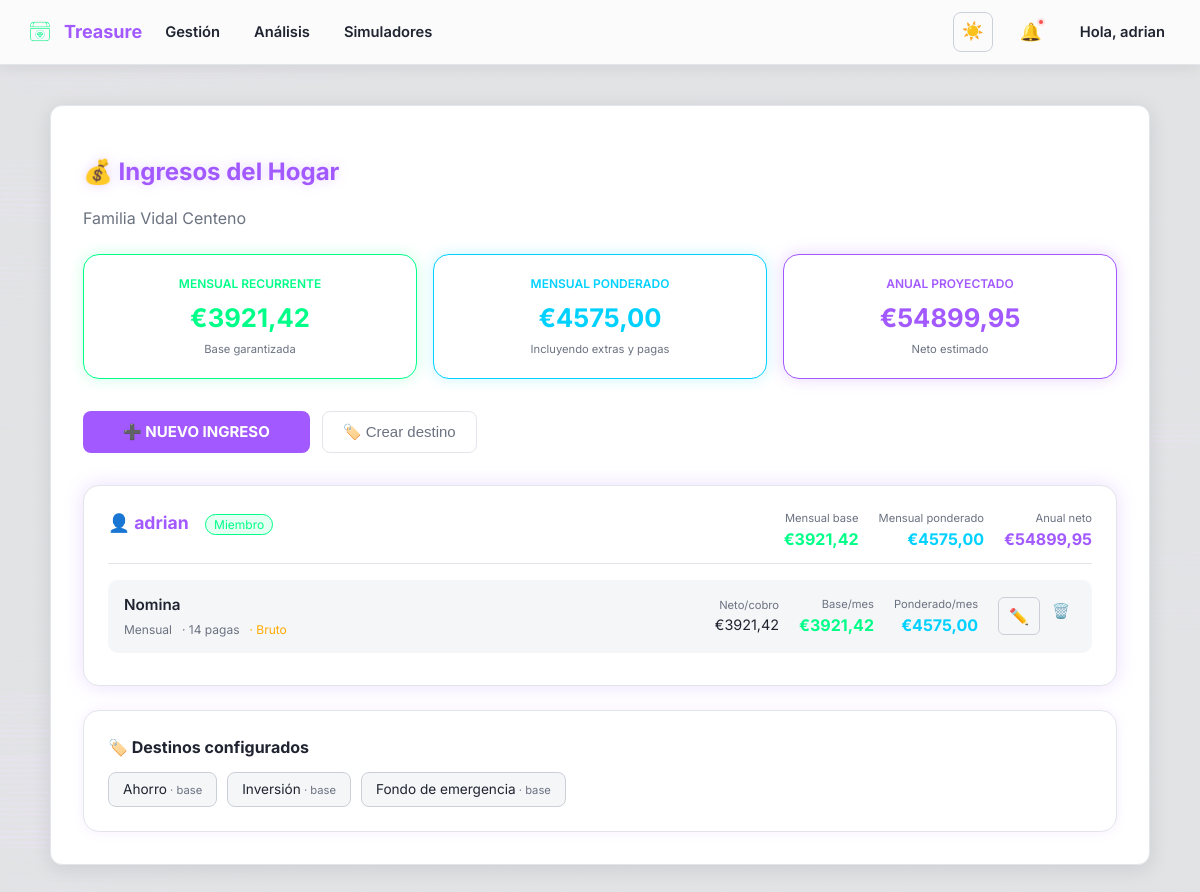
The page /finanzas/ingresos/ (signed in) on the database as committed earlier.
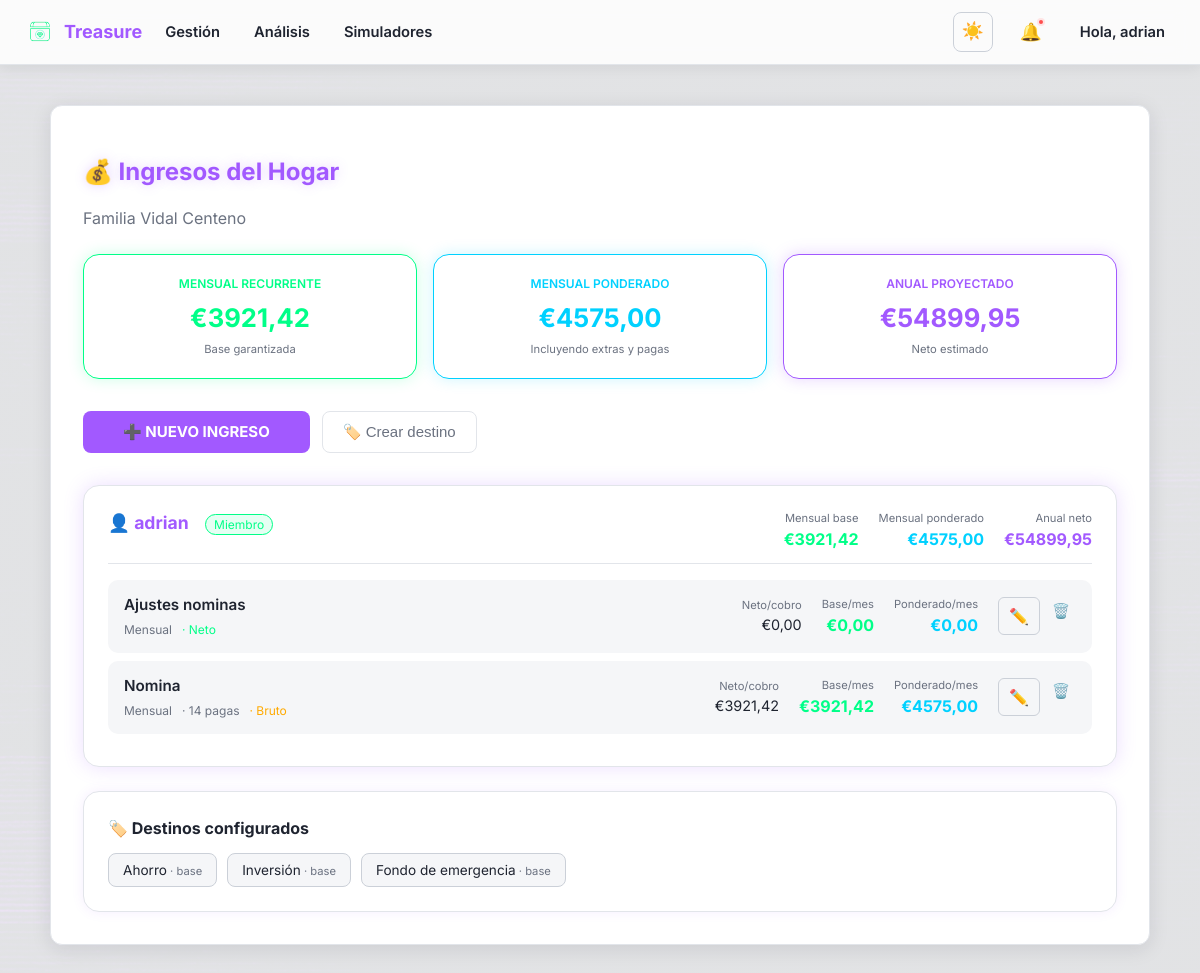
The same page on the database as committed later.
### core/models.py (models this page shows, shortened)
class UserProfile(models.Model):
    ROL_CHOICES = [
        ('admin', 'Administrador'),
        ('miembro', 'Miembro'),
        ('viewer', 'Solo lectura'),
    ]
    user = models.OneToOneField(User, on_delete=models.CASCADE)
    hogar = models.ForeignKey(
        Hogar, on_delete=models.SET_NULL, null=True, blank=True, related_name='miembros'
    )
    rol = models.CharField(max_length=20, choices=ROL_CHOICES, default='miembro')
    idioma = models.CharField(
        max_length=10, choices=[('es', 'Español'), ('en', 'Inglés')], default='es'
    )
    moneda = models.CharField(
        max_length=5,
        choices=[('EUR', '€ Euro'), ('USD', '$ Dólar'), ('BTC', '₿ Bitcoin')],
        default='EUR'
    )
    inflacion_referencia = models.FloatField(default=2.0)
    porcentaje_max_endeudamiento = models.FloatField(default=30.0)
    permitir_apis_externas = models.BooleanField(default=False)
    mostrar_alertas = models.BooleanField(default=True)
    recibir_emails = models.BooleanField(default=False)
    avatar = models.ImageField(upload_to='avatars/', null=True, blank=True)

### finanzas/models.py (models this page shows, shortened)
class FuenteIngreso(models.Model):
    TIPO_CHOICES = [('fijo', 'Fijo'), ('variable', 'Variable estimado')]
    MODO_ENTRADA_CHOICES = [('anual', 'Declaro el total anual'), ('periodo', 'Declaro por periodo')]
    REPARTO_CHOICES = [(12, '12 pagas'), (14, '14 pagas (extras en junio y diciembre)'), (15, '15 pagas')]
    usuario = models.ForeignKey(User, on_delete=models.CASCADE, related_name='fuentes_ingreso')
    hogar = models.ForeignKey('core.Hogar', on_delete=models.CASCADE, related_name='fuentes_ingreso')
    nombre = models.CharField(max_length=150,
        help_text="Ej: Schneider Electric, Guardias hospital, Alquiler piso...")
    tipo = models.CharField(max_length=20, choices=TIPO_CHOICES, default='fijo')
    modo_entrada = models.CharField(max_length=10, choices=MODO_ENTRADA_CHOICES, default='anual')
    importe_declarado = models.DecimalField(max_digits=12, decimal_places=2,
        help_text="Importe tal como lo introduce el usuario (anual o por periodo)")
    es_bruto = models.BooleanField(default=True)
    pais_fiscal = models.CharField(max_length=5, choices=[
        ('ES', 'España'), ('US', 'Estados Unidos'), ('UK', 'Reino Unido'),
        ('FR', 'Francia'), ('DE', 'Alemania'), ('PT', 'Portugal'),
        ('IT', 'Italia'), ('MX', 'México'), ('CO', 'Colombia'), ('AR', 'Argentina'),
    ], default='ES')
    num_pagas = models.IntegerField(default=12, help_text="Reparto del anual en pagas.")
    meses_pagas_extras = models.CharField(max_length=50, blank=True, default='6,12',
        help_text="Meses de pagas extras separados por coma. Ej: 6,12 para junio y diciembre")
    periodicidad = models.CharField(max_length=20, choices=PERIODICIDAD_CHOICES, default='mensual')
    meses_cobro = models.CharField(max_length=50, blank=True, default='',
        help_text="Meses de cobro separados por coma. Ej: 3,6,9,12 para trimestral")
    porcentaje_variabilidad = models.DecimalField(max_digits=5, decimal_places=2,
        default=Decimal('0'), help_text="% de variabilidad. Ej: 40 = +40% sobre la base.")
    incluir_en_mensual = models.BooleanField(default=True,
        help_text="Si False, solo aparece en el ponderado, no en el mensual base.")
    destino = models.ForeignKey(DestinoIngreso, on_delete=models.SET_NULL,
        null=True, blank=True, related_name='fuentes',
        help_text="Destino para ingresos no recurrentes mensuales.")
    activo = models.BooleanField(default=True)
    fecha_creacion = models.DateTimeField(auto_now_add=True)
    class Meta:
        ordering = ['usuario', 'nombre']
    @property
    def importe_anual_bruto(self):
        if self.modo_entrada == 'anual':
            return self.importe_declarado
    @property
    def importe_anual_estimado(self):
        base = self.importe_anual_bruto
        if self.porcentaje_variabilidad > 0:
            return round(base * (Decimal('1') + self.porcentaje_variabilidad / Decimal('100')), 2)
        return base
    @property
    def importe_mensual_base(self):
        if not self.incluir_en_mensual:
            return Decimal('0')
        if self.modo_entrada == 'anual':
            return round(self.importe_declarado / Decimal(str(self.num_pagas)), 2)
        if self.periodicidad == 'mensual':
            return self.importe_declarado
        return Decimal('0')
    @property
    def importe_mensual_ponderado(self):
        return round(self.importe_anual_estimado / Decimal('12'), 2)
    @property
    def es_mensual_recurrente(self):
        if self.modo_entrada == 'anual':
            return True
        return self.periodicidad == 'mensual'
    @property
    def importe_neto_por_cobro(self):
        if self.modo_entrada == 'anual':
            return round(self.importe_declarado / Decimal(str(self.num_pagas)), 2)
        return self.importe_declarado

class DestinoIngreso(models.Model):
    PREDEFINIDOS = ['Ahorro', 'Inversión', 'Fondo de emergencia']
    hogar = models.ForeignKey('core.Hogar', on_delete=models.CASCADE, related_name='destinos_ingreso')
    nombre = models.CharField(max_length=100)
    es_predefinido = models.BooleanField(default=False)
    activo = models.BooleanField(default=True)
    class Meta:
        unique_together = ('hogar', 'nombre')

### finanzas/views_ingresos.py (the view)
# urls.py: path('ingresos/', views_ingresos.listar_ingresos, name='listar_ingresos'),
@login_required
def listar_ingresos(request):
    profile = getattr(request.user, 'userprofile', None)
    if not profile or not profile.hogar:
        messages.error(request, "Necesitas pertenecer a un hogar.")
        return redirect('dashboard')
    hogar = profile.hogar
    for nombre in DestinoIngreso.PREDEFINIDOS:
        DestinoIngreso.objects.get_or_create(
            hogar=hogar, nombre=nombre,
            defaults={'es_predefinido': True}
        )
    miembros = hogar.miembros.select_related('user').all()
    ingresos_por_miembro = []
    total_mensual_hogar = Decimal('0')
    total_ponderado_hogar = Decimal('0')
    total_anual_hogar = Decimal('0')
    for miembro in miembros:
        fuentes = FuenteIngreso.objects.filter(
            usuario=miembro.user, hogar=hogar, activo=True
        ).select_related('destino')
        total_mensual = Decimal('0')
        total_ponderado = Decimal('0')
        total_anual = Decimal('0')
        fuentes_detalle = []
        for f in fuentes:
            bruto_anual = f.importe_anual_bruto
            estimado_anual = f.importe_anual_estimado
            if f.es_bruto and bruto_anual > 0:
                resultado = calcular_neto_anual(bruto_anual, f.pais_fiscal)
                ratio_neto = resultado['neto'] / bruto_anual if bruto_anual > 0 else Decimal('1')
                neto_mensual_base = round(f.importe_mensual_base * ratio_neto, 2)
                neto_mensual_ponderado = round(estimado_anual * ratio_neto / Decimal('12'), 2)
                neto_anual = round(estimado_anual * ratio_neto, 2)
                neto_por_cobro = round(f.importe_neto_por_cobro * ratio_neto, 2)
                tipo_efectivo = resultado['tipo_efectivo']
                irpf = resultado['irpf']
                ss = resultado['ss']
            else:
                neto_mensual_base = f.importe_mensual_base
                neto_mensual_ponderado = f.importe_mensual_ponderado
                neto_anual = estimado_anual
                neto_por_cobro = f.importe_neto_por_cobro
                tipo_efectivo = Decimal('0')
                irpf = Decimal('0')
                ss = Decimal('0')
            fuentes_detalle.append({
                'fuente': f,
                'neto_mensual_base': neto_mensual_base,
                'neto_mensual_ponderado': neto_mensual_ponderado,
                'neto_anual': neto_anual,
                'neto_por_cobro': neto_por_cobro,
                'tipo_efectivo': tipo_efectivo,
                'irpf': irpf,
                'ss': ss,
            })
            if f.es_mensual_recurrente and f.incluir_en_mensual:
                total_mensual += neto_mensual_base
            total_ponderado += neto_mensual_ponderado
            total_anual += neto_anual
        total_mensual_hogar += total_mensual
        total_ponderado_hogar += total_ponderado
        total_anual_hogar += total_anual
        ingresos_por_miembro.append({
            'miembro': miembro,
            'fuentes': fuentes_detalle,
            'total_mensual': total_mensual,
            'total_ponderado': total_ponderado,
            'total_anual': total_anual,
        })
    destinos = DestinoIngreso.objects.filter(hogar=hogar, activo=True)
    return render(request, 'finanzas/ingresos/listar.html', {
        'ingresos_por_miembro': ingresos_por_miembro,
        'total_mensual_hogar': total_mensual_hogar,
        'total_ponderado_hogar': total_ponderado_hogar,
        'total_anual_hogar': total_anual_hogar,
        'destinos': destinos,
        'hogar': hogar,
    })

### finanzas/context_processors.py (called while the page is built)
def resumen_inversiones_context(request):
    if request.user.is_authenticated:
        resumen = ResumenInversionesMensual.objects.filter(
            usuario=request.user
        ).order_by('-registro__anio', '-registro__mes').first()
    else:
        resumen = None
    return {
        'resumen_inversiones': resumen
    }

### finanzas/fiscal.py (called while the page is built)
def _resolver_año(año):
    return año or datetime.date.today().year

def _obtener_tramos(pais, año):
    tramos = TablaIRPF.objects.filter(pais=pais, año=año).order_by('tramo_desde')
    if tramos.exists():
        return tramos
    ultimo = TablaIRPF.objects.filter(pais=pais).order_by('-año').first()
    if ultimo:
        return TablaIRPF.objects.filter(pais=pais, año=ultimo.año).order_by('tramo_desde')
    return TablaIRPF.objects.none()

def _obtener_cotizaciones(pais, año):
    cotizaciones = CotizacionSS.objects.filter(pais=pais, año=año)
    if cotizaciones.exists():
        return cotizaciones
    ultimo = CotizacionSS.objects.filter(pais=pais).order_by('-año').first()
    if ultimo:
        return CotizacionSS.objects.filter(pais=pais, año=ultimo.año)
    return CotizacionSS.objects.none()

### templates/finanzas/ingresos/listar.html (shortened to what the changed rows need)
{% extends "base.html" %}
{% block body_class %}dashboard-background{% endblock %}
{% block content %}
<div class="dashboard-container">
    <h1 style="color: var(--primary-color); text-shadow: 0 0 12px var(--glow); margin-bottom: 8px;">💰 Ingresos del Hogar</h1>
    {% for grupo in ingresos_por_miembro %}
    <div style="background: var(--surface); border: 1px solid var(--border); border-radius: 16px; padding: 24px; box-shadow: 0 0 20px rgba(162, 89, 255, 0.2); margin-bottom: 24px;">
        <div style="display: flex; justify-content: space-between; align-items: flex-start; margin-bottom: 16px; padding-bottom: 12px; border-bottom: 1px solid var(--border); flex-wrap: wrap; gap: 12px;">
            <div>
                <span style="font-size: 1.1rem; font-weight: 700; color: var(--primary-color);">👤 {{ grupo.miembro.user.first_name|default:grupo.miembro.user.username }}</span>
                <span style="margin-left: 12px; font-size: 0.75rem; padding: 2px 8px; border-radius: 20px; background: rgba(0,255,136,0.1); color: #00ff88; border: 1px solid #00ff88;">{{ grupo.miembro.get_rol_display }}</span>
            </div>
            <div style="display: flex; gap: 20px; text-align: right;">
                <div>
                    <div style="font-size: 0.7rem; color: var(--muted);">Mensual base</div>
                    <div style="font-size: 1rem; font-weight: 700; color: #00ff88;">€{{ grupo.total_mensual|floatformat:2 }}</div>
                </div>
                <div>
                    <div style="font-size: 0.7rem; color: var(--muted);">Mensual ponderado</div>
                    <div style="font-size: 1rem; font-weight: 700; color: #00d1ff;">€{{ grupo.total_ponderado|floatformat:2 }}</div>
                </div>
                <div>
                    <div style="font-size: 0.7rem; color: var(--muted);">Anual neto</div>
                    <div style="font-size: 1rem; font-weight: 700; color: var(--primary-color);">€{{ grupo.total_anual|floatformat:2 }}</div>
                </div>
            </div>
        </div>
        {% for item in grupo.fuentes %}
        <div style="display: flex; justify-content: space-between; align-items: center; padding: 14px 16px; background: var(--app-bg); border-radius: 10px; margin-bottom: 8px; gap: 12px; flex-wrap: wrap;">
            <div style="flex: 1; min-width: 180px;">
                <div style="display: flex; align-items: center; gap: 8px; flex-wrap: wrap;">
                    <span style="font-size: 0.95rem; color: var(--text-color); font-weight: 600;">{{ item.fuente.nombre }}</span>
                </div>
                <div style="font-size: 0.75rem; color: var(--muted); margin-top: 4px; display: flex; gap: 10px; flex-wrap: wrap;">
                    <span>{{ item.fuente.get_periodicidad_display }}</span>
                    {% if item.fuente.num_pagas != 12 %}<span>· {{ item.fuente.num_pagas }} pagas</span>{% endif %}
                    {% if item.fuente.es_bruto %}<span style="color: #ffaa00;">· Bruto</span>{% else %}<span style="color: #00ff88;">· Neto</span>{% endif %}
                </div>
            </div>
            <div style="display: flex; gap: 20px; text-align: right; align-items: center; flex-wrap: wrap;">
                <div>
                    <div style="font-size: 0.7rem; color: var(--muted);">{% if item.fuente.es_mensual_recurrente %}Neto/cobro{% else %}Neto por pago{% endif %}</div>
                    <div style="font-size: 0.9rem; color: var(--text-color);">€{{ item.neto_por_cobro|floatformat:2 }}</div>
                </div>
                {% if item.fuente.es_mensual_recurrente %}
                <div>
                    <div style="font-size: 0.7rem; color: var(--muted);">Base/mes</div>
                    <div style="font-size: 1rem; font-weight: 700; color: #00ff88;">€{{ item.neto_mensual_base|floatformat:2 }}</div>
                </div>
                {% else %}
                <div>
                    <div style="font-size: 0.7rem; color: var(--muted);">Neto anual</div>
                    <div style="font-size: 1rem; font-weight: 700; color: #00ff88;">€{{ item.neto_anual|floatformat:2 }}</div>
                </div>
                {% endif %}
                <div>
                    <div style="font-size: 0.7rem; color: var(--muted);">Ponderado/mes</div>
                    <div style="font-size: 1rem; font-weight: 700; color: #00d1ff;">€{{ item.neto_mensual_ponderado|floatformat:2 }}</div>
                </div>
                <div style="display: flex; gap: 6px;">
                    <a href="{% url 'finanzas:editar_ingreso' item.fuente.id %}" style="color: var(--muted); text-decoration: none; padding: 6px 10px; border: 1px solid var(--border-strong); border-radius: 6px;" title="Editar">✏️</a>
                    <form method="post" action="{% url 'finanzas:eliminar_ingreso' item.fuente.id %}" style="margin: 0;">
                        <button type="submit" class="btn-inline-danger" title="Eliminar" onclick="return confirm('¿Eliminar {{ item.fuente.nombre }}?')">🗑️</button>
                    </form>
                </div>
            </div>
        </div>
        {% empty %}
        <div style="color: var(--muted); font-style: italic; padding: 12px;">Sin ingresos registrados. <a href="{% url 'finanzas:crear_ingreso' %}" style="color: var(--primary-color);">Añadir ingreso</a></div>
        {% endfor %}
    </div>
    {% endfor %}
    <div style="background: var(--surface); border: 1px solid var(--border); border-radius: 16px; padding: 24px; box-shadow: 0 0 12px rgba(162, 89, 255, 0.1);">
        <h2 style="color: var(--text-color); font-size: 1rem; margin-top: 0;">🏷️ Destinos configurados</h2>
        <div style="display: flex; flex-wrap: wrap; gap: 10px;">
            {% for destino in destinos %}
            <div style="background: var(--app-bg); border: 1px solid var(--border-strong); border-radius: 8px; padding: 6px 14px; font-size: 0.85rem; color: var(--text-color);">
                {{ destino.nombre }}{% if destino.es_predefinido %}<span style="color: var(--muted); font-size: 0.7rem;"> · base</span>{% endif %}
            </div>
            {% endfor %}
        </div>
    </div>
</div>
{% endblock %}

Rows that differ between the two databases and show on the page:
added FuenteIngreso: fuente.nombre "Ajustes nominas", fuente.periodicidad "Mensual", es_bruto "· Neto", modo_entrada "Neto/cobro", neto_por_cobro "0,00", neto_mensual_base "0,00", neto_mensual_ponderado "0,00"
